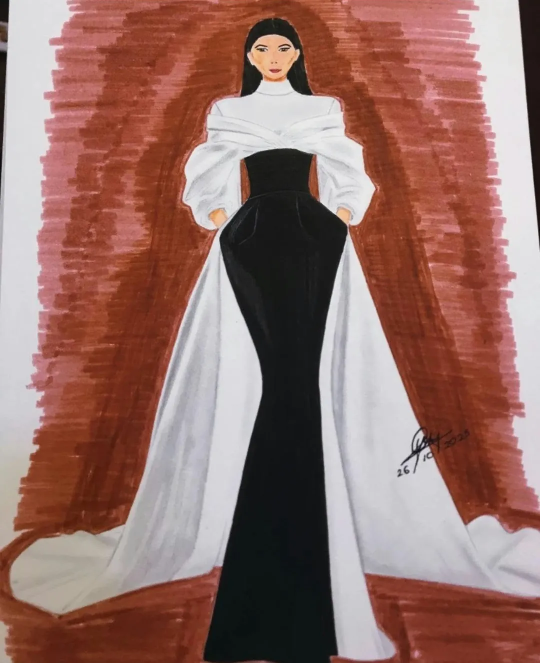
#> input picture portfolio/optimized/evening-illustrations/01-ivory-and-black-gown-1080.webp, 1080 x 1325 px (shown at 1/2 size)
$ python -i build_portfolio.py   (imports and definitions only)
#> lines starting #> are read from the running program, lines starting #| are printed output that depends on the picture
#> further down, picture is the input picture: PIL image 1080x1325 RGB; mean R, G, B 149.1, 111.2, 103.8
#!/usr/bin/env python3
"""
Portfolio image pipeline.

Scans   portfolio/images/<collection>/   (JPG, JPEG, PNG, WebP)
Writes  portfolio/optimized/<collection>/<name>-<width>.webp
        portfolio/manifest.js            (read by the website)

Originals are never modified. Run this after adding, removing or
renaming photographs:

    python tools/build_portfolio.py

Options:
    --no-trim   keep images exactly as framed (by default, solid black
                screenshot bars at the top/bottom edge are trimmed from
                the optimized copies)
    --force     regenerate every optimized file

Requires Pillow:  python -m pip install pillow
"""
import json
import re
import sys
from pathlib import Path

try:
    from PIL import Image, ImageOps
except ImportError:
    sys.exit("Pillow is required. Install it with:  python -m pip install pillow")

ROOT = Path(__file__).resolve().parent.parent
SOURCE = ROOT / "portfolio" / "images"
OUTPUT = ROOT / "portfolio" / "optimized"
MANIFEST = ROOT / "portfolio" / "manifest.js"

WIDTHS = [480, 800, 1200, 1800]   # responsive widths; never upscaled
QUALITY = 80                      # WebP quality
EXTENSIONS = {".jpg", ".jpeg", ".png", ".webp"}
BAR_MAX_LUMA = 40                 # a row is a "bar" if its brightest pixel is below this
BAR_MAX_SHARE = 0.12              # never trim more than 12% from one edge


def natural_key(name):
    return [int(p) if p.isdigit() else p.lower() for p in re.split(r"(\d+)", name)]


def safe_stem(stem):
    return re.sub(r"[^a-z0-9]+", "-", stem.lower()).strip("-") or "image"


def trim_bars(img):
    """Remove solid near-black bars (e.g. from phone screenshots) at top/bottom."""
    probe = img.convert("L").resize((48, img.height))
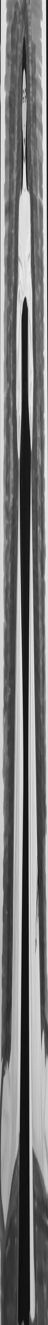
#> probe: PIL image 48x1325 L; min 11, max 240, mean 121.8
    data = probe.tobytes()
    height = img.height
#> height = 1325
    limit = int(height * BAR_MAX_SHARE)
#> limit = 159

    def is_bar(y):
        return max(data[y * 48:(y + 1) * 48]) < BAR_MAX_LUMA

    top = 0
    while top < limit and is_bar(top):
        top += 1
#> after the loop, top = 0
    bottom = 0
#> bottom = 0
    while bottom < limit and is_bar(height - 1 - bottom):
        bottom += 1
#> this loop made 0 passes
#> after the loop, bottom = 0
    # ignore hairlines; add a small margin to clear soft edges
    top = top + 3 if top >= 4 else 0
    bottom = bottom + 3 if bottom >= 4 else 0
    if top or bottom:
        return img.crop((0, top, img.width, height - bottom))
    return img


def average_colour(img):
    r, g, b = img.convert("RGB").resize((1, 1)).getpixel((0, 0))
    return "#{:02x}{:02x}{:02x}".format(r, g, b)


# [79 lines left out: functions process, main, not called in this run]


# [2 lines not run here, left out]

>>> from PIL import Image
>>> picture = Image.open('../portfolio/optimized/evening-illustrations/01-ivory-and-black-gown-1080.webp')
>>> result = trim_bars(picture)

$ run again, on portfolio/optimized/folded-calico/01-bib-480.webp
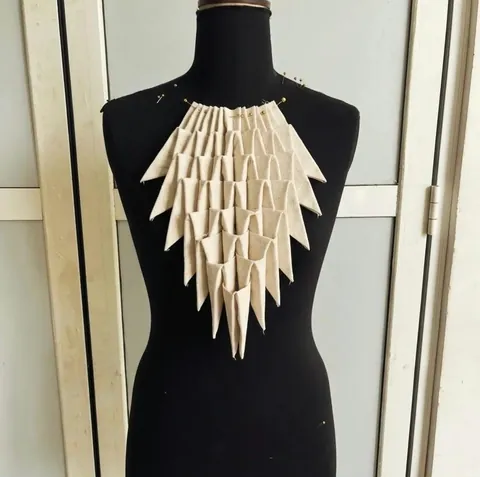
#> input picture portfolio/optimized/folded-calico/01-bib-480.webp, 480 x 477 px
#> picture is the input picture: PIL image 480x477 RGB; mean R, G, B 148.5, 144.1, 129.1
#> in trim_bars, `probe = img.convert("L").resize((48, img.height))`:
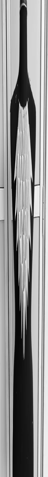
#> probe: PIL image 48x477 L; min 0, max 251, mean 143.7
#> in trim_bars, `bottom = 0`: bottom = 0

$ run again, on portfolio/optimized/petal-forms/01-peplum-1080.webp
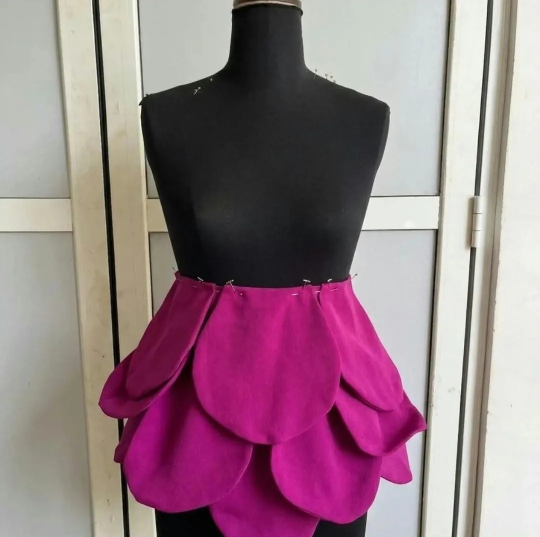
#> input picture portfolio/optimized/petal-forms/01-peplum-1080.webp, 1080 x 1074 px (shown at 1/2 size)
#> picture is the input picture: PIL image 1080x1074 RGB; mean R, G, B 152.1, 123.9, 134.6
#> in trim_bars, `probe = img.convert("L").resize((48, img.height))`:
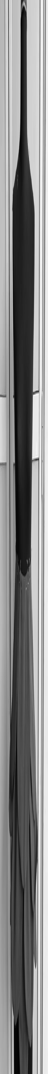
#> probe: PIL image 48x1074 L; min 0, max 248, mean 133.6
#> in trim_bars, `bottom = 0`: bottom = 0
